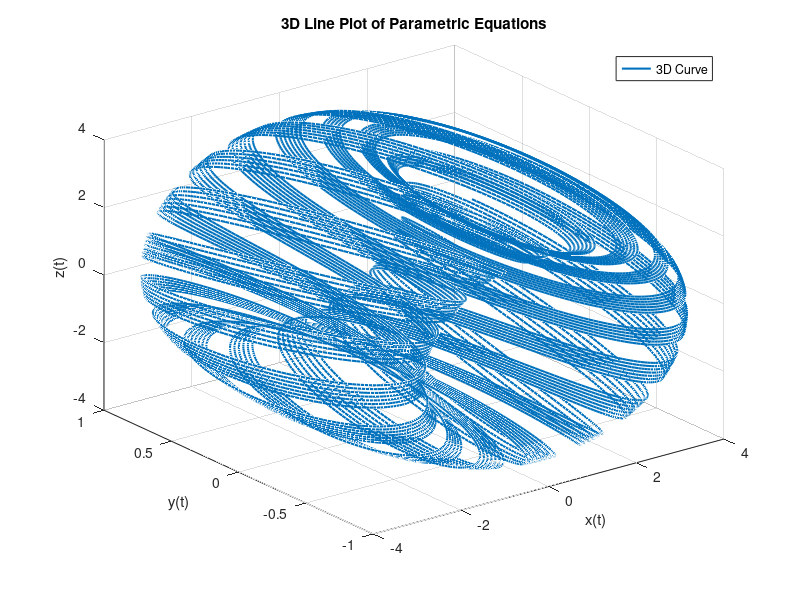

MATLAB code for this plot:
% Define the parameter t
t = 0:pi/500:40*pi;

% Define the parametric equations
x = (3 + cos(sqrt(32) * t)) .* cos(t);
y = sin(sqrt(32) * t);
z = (3 + cos(sqrt(32) * t)) .* sin(t);

% Create a 3D plot
figure;
plot3(x, y, z, 'LineWidth', 1.5);

% Add labels and title
xlabel('x(t)');
ylabel('y(t)');
zlabel('z(t)');
title('3D Line Plot of Parametric Equations');

% Add grid and legend
grid on;
legend('3D Curve');
